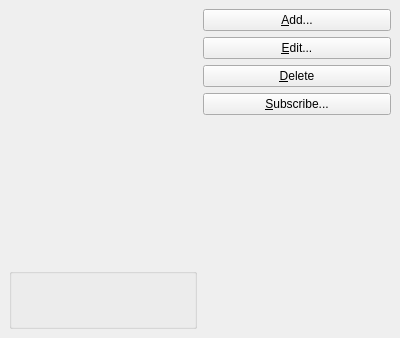
<?xml version="1.0" encoding="UTF-8"?>
<ui version="4.0">
 <author>Volker Krause &lt;vkrause@kde.org&gt;</author>
 <class>KNode::NntpAccountListWidgetBase</class>
 <widget class="QWidget" name="KNode::NntpAccountListWidgetBase">
  <property name="geometry">
   <rect>
    <x>0</x>
    <y>0</y>
    <width>400</width>
    <height>338</height>
   </rect>
  </property>
  <layout class="QGridLayout">
   <property name="margin">
    <number>9</number>
   </property>
   <property name="spacing">
    <number>6</number>
   </property>
   <item row="5" column="0">
    <widget class="QGroupBox" name="groupBox">
     <property name="title">
      <string/>
     </property>
     <layout class="QVBoxLayout">
      <property name="spacing">
       <number>6</number>
      </property>
      <property name="margin">
       <number>9</number>
      </property>
      <item>
       <widget class="QLabel" name="mServerInfo">
        <property name="text">
         <string/>
        </property>
       </widget>
      </item>
      <item>
       <widget class="QLabel" name="mPortInfo">
        <property name="text">
         <string/>
        </property>
       </widget>
      </item>
     </layout>
    </widget>
   </item>
   <item row="0" column="1">
    <widget class="QPushButton" name="mAddButton">
     <property name="text">
      <string>&amp;Add...</string>
     </property>
    </widget>
   </item>
   <item row="1" column="1">
    <widget class="QPushButton" name="mEditButton">
     <property name="text">
      <string>&amp;Edit...</string>
     </property>
    </widget>
   </item>
   <item row="2" column="1">
    <widget class="QPushButton" name="mDeleteButton">
     <property name="text">
      <string>&amp;Delete</string>
     </property>
    </widget>
   </item>
   <item row="3" column="1">
    <widget class="QPushButton" name="mSubscribeButton">
     <property name="text">
      <string>&amp;Subscribe...</string>
     </property>
    </widget>
   </item>
   <item row="4" column="1">
    <spacer>
     <property name="orientation">
      <enum>Qt::Vertical</enum>
     </property>
     <property name="sizeHint" stdset="0">
      <size>
       <width>20</width>
       <height>40</height>
      </size>
     </property>
    </spacer>
   </item>
   <item row="0" column="0" rowspan="5">
    <widget class="Akonadi::AgentInstanceWidget" name="mAccountList" native="true"/>
   </item>
  </layout>
 </widget>
 <customwidgets>
  <customwidget>
   <class>Akonadi::AgentInstanceWidget</class>
   <extends>QWidget</extends>
   <header location="global">Akonadi/AgentInstanceWidget</header>
   <container>1</container>
  </customwidget>
 </customwidgets>
 <resources/>
 <connections/>
</ui>
